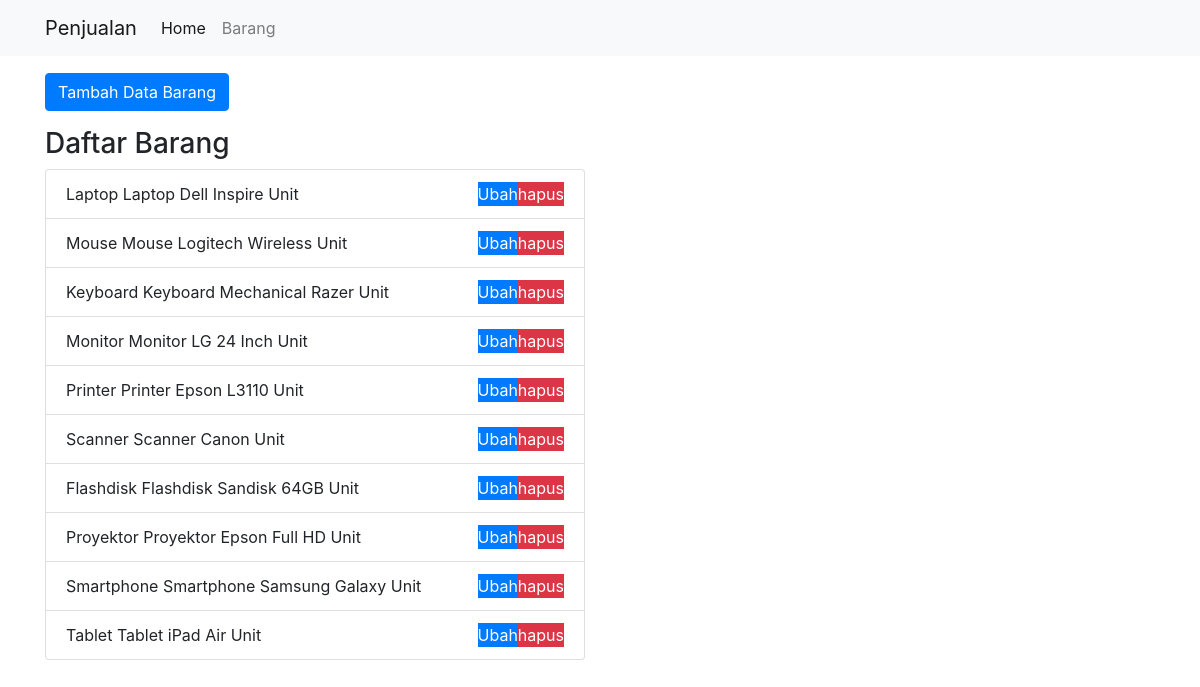
/public/barang, run on the app's committed database.
### tables this page shows
CREATE TABLE `barang` (
  `IdBarang` int(11) NOT NULL,
  `NamaBarang` varchar(250) DEFAULT NULL,
  `Keterangan` varchar(250) DEFAULT NULL,
  `Satuan` varchar(250) DEFAULT NULL,
  `IdPengguna` int(11) DEFAULT NULL
);

### application/core/Controller.php (called while the page is built, shortened)
<?php
class Controller {
    public function view($view, $data = [])
    {
        require_once '../application/modules/views/' . $view . '.php';
    }
    public function model($model)
    {
        return new $model;
    }
}

### application/modules/controllers/barang.php (called while the page is built, shortened)
<?php
class Barang extends Controller {
    public function index()
    {
        $data['judul'] = 'Daftar Barang';
        $data['br'] = $this->model('ModelBarang')->getAllBarang();
        $this->view('templates/header', $data);
        $this->view('barang/index', $data);
        $this->view('templates/footer');
    }
}

### application/core/App.php (called while the page is built, shortened)
<?php
class App {
    protected $method = 'index';
    protected $params = [];
    public function __construct()
    {
        $this->controller = new $this->controller;
        call_user_func_array([$this->controller, $this->method], $this->params);
    }
}

### public/index.php (called while the page is built, shortened)
<?php
$app = new App;

### application/core/Database.php (called while the page is built, shortened)
<?php
class Database {
    private $host = DB_HOST;
    private $user = DB_USER;
    private $pass = DB_PASS;
    private $db_name = DB_NAME;
    private $dbh;
    private $stmt;
    public function __construct()
    {
        $dsn = 'mysql:host=' . $this->host . ';dbname=' . $this->db_name;
        $option = [
            PDO::ATTR_PERSISTENT => true,
            PDO::ATTR_ERRMODE => PDO::ERRMODE_EXCEPTION
        ];
        try {
            $this->dbh = new PDO($dsn, $this->user, $this->pass, $option);
        } catch(PDOException $e) {
            die($e->getMessage());
        }
    }
    public function query($query)
    {
        $this->stmt = $this->dbh->prepare($query);
    }
    public function execute()
    {
        $this->stmt->execute();
    }
    public function resultSet()
    {
        $this->execute();
        return $this->stmt->fetchAll(PDO::FETCH_ASSOC);
    }
}

### application/modules/models/barang.php (called while the page is built, shortened)
<?php
class ModelBarang {
    private $table = 'barang';
    private $db;
    public function __construct()
    {
        $this->db = new Database;
    }
    public function getAllBarang()
    {
        $this->db->query('SELECT * FROM ' . $this->table);
        return $this->db->resultSet();
    }
}

### application/modules/views/barang/index.php (the view, shortened to what this page needs)
<div class="container mt-3">
    <div class="row">
      <div class="col-lg-6">
      </div>
    </div>
    <div class="row mb-3">
      <div class="col-lg-6">
        <button type="button" class="btn btn-primary tombolTambahData" data-toggle="modal" data-target="#formModal">
          Tambah Data Barang
        </button>
      </div>
    </div>
    <div class="row">
        <div class="col-lg-6">
          <h3>Daftar Barang</h3>
          <ul class="list-group">
            <?php foreach( $data['br'] as $br ) : ?>
              <li class="list-group-item">
                  <?= $br['NamaBarang'];?>
                  <?= $br['Keterangan'];?>
                  <?= $br['Satuan'];?>
                  <a href="<?= BASEURL; ?>/barang/delete/<?= $br['IdBarang']; ?>" class="badge-danger float-right" onclick="return confirm('yakin?');">hapus</a>
                  <a href="<?= BASEURL; ?>/barang/updateDetail/<?= $br['IdBarang']; ?>" class="badge-primary float-right">Ubah</a>
              </li>
            <?php endforeach; ?>
          </ul>
        </div>
    </div>
</div>

### application/modules/views/templates/header.php (shortened to what this page needs)
<!DOCTYPE html>
<html lang="en">
    <head>
        <link rel="stylesheet" href="https://cdn.jsdelivr.net/npm/bootstrap@4.1.3/dist/css/bootstrap.min.css">
        <link rel="stylesheet" href="https://cdn.jsdelivr.net/npm/bootstrap@4.1.3/dist/css/bootstrap-grid.css">
        <link rel="stylesheet" href="https://cdn.jsdelivr.net/npm/bootstrap@4.1.3/dist/css/bootstrap-reboot.css">
    </head>
    <body>
        <nav class="navbar navbar-expand-lg navbar-light bg-light">
            <div class="container">
                <a class="navbar-brand" href="<?= BASEURL; ?>">Penjualan</a>
                <div class="collapse navbar-collapse" id="navbarNavAltMarkup">
                    <div class="navbar-nav">
                        <a class="nav-item nav-link active" href="<?= BASEURL; ?>">Home <span class="sr-only">(current)</span></a>
                        <a class="nav-item nav-link" href="<?= BASEURL; ?>/barang">Barang</a>
                    </div>
                </div>
            </div>
        </nav>

### application/modules/views/templates/footer.php (shortened to what this page needs)
    </body>
</html>

### data on the page
barang: NamaBarang "Laptop", Keterangan "Laptop Dell Inspire", Satuan "Unit"
barang: NamaBarang "Mouse", Keterangan "Mouse Logitech Wireless", Satuan "Unit"
barang: NamaBarang "Keyboard", Keterangan "Keyboard Mechanical Razer", Satuan "Unit"
barang: NamaBarang "Monitor", Keterangan "Monitor LG 24 Inch", Satuan "Unit"
barang: NamaBarang "Printer", Keterangan "Printer Epson L3110", Satuan "Unit"
barang: NamaBarang "Scanner", Keterangan "Scanner Canon", Satuan "Unit"
barang: NamaBarang "Flashdisk", Keterangan "Flashdisk Sandisk 64GB", Satuan "Unit"
barang: NamaBarang "Proyektor", Keterangan "Proyektor Epson Full HD", Satuan "Unit"
barang: NamaBarang "Smartphone", Keterangan "Smartphone Samsung Galaxy", Satuan "Unit"
barang: NamaBarang "Tablet", Keterangan "Tablet iPad Air", Satuan "Unit"
